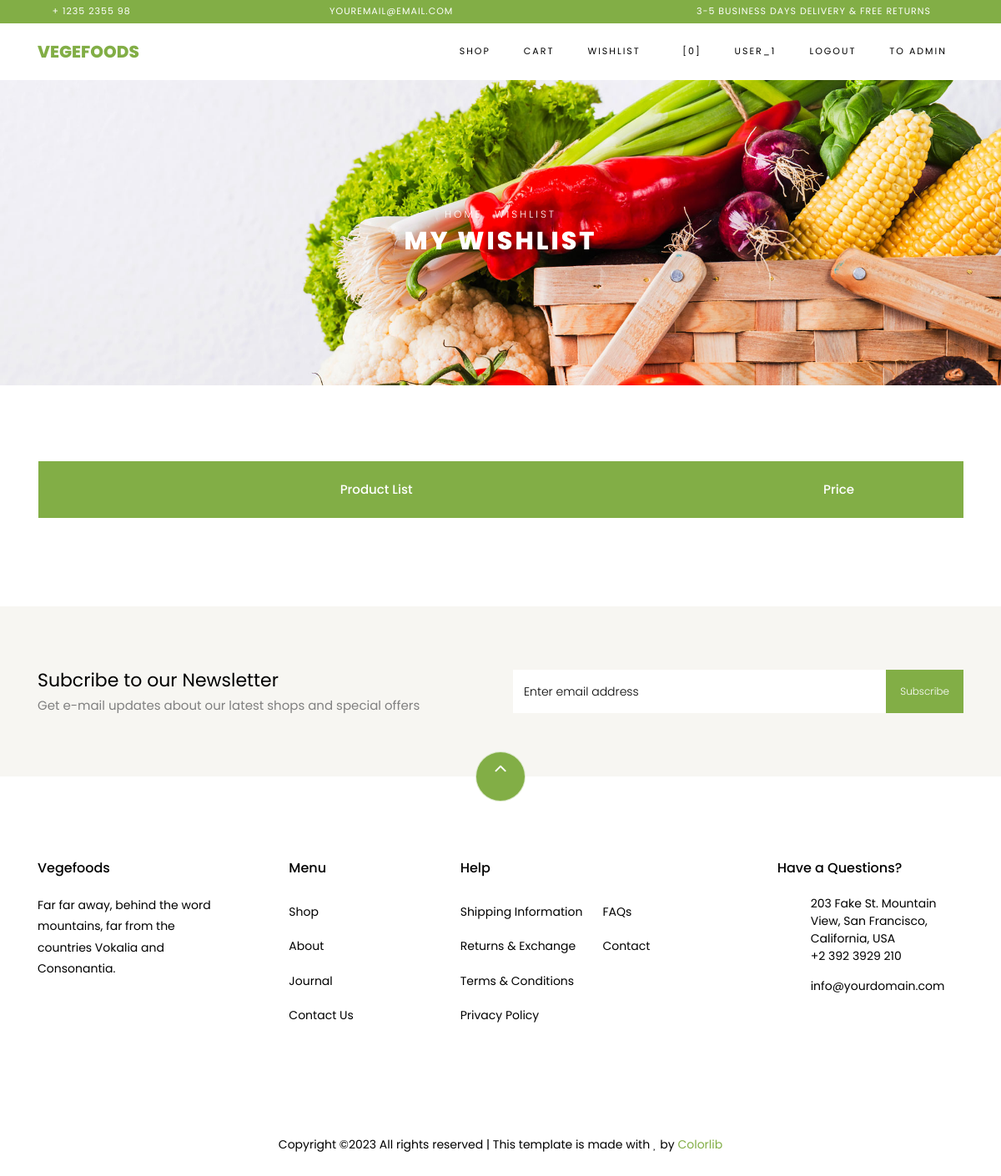
/wishlist/ (signed in), run on an earlier commit of the app's database.
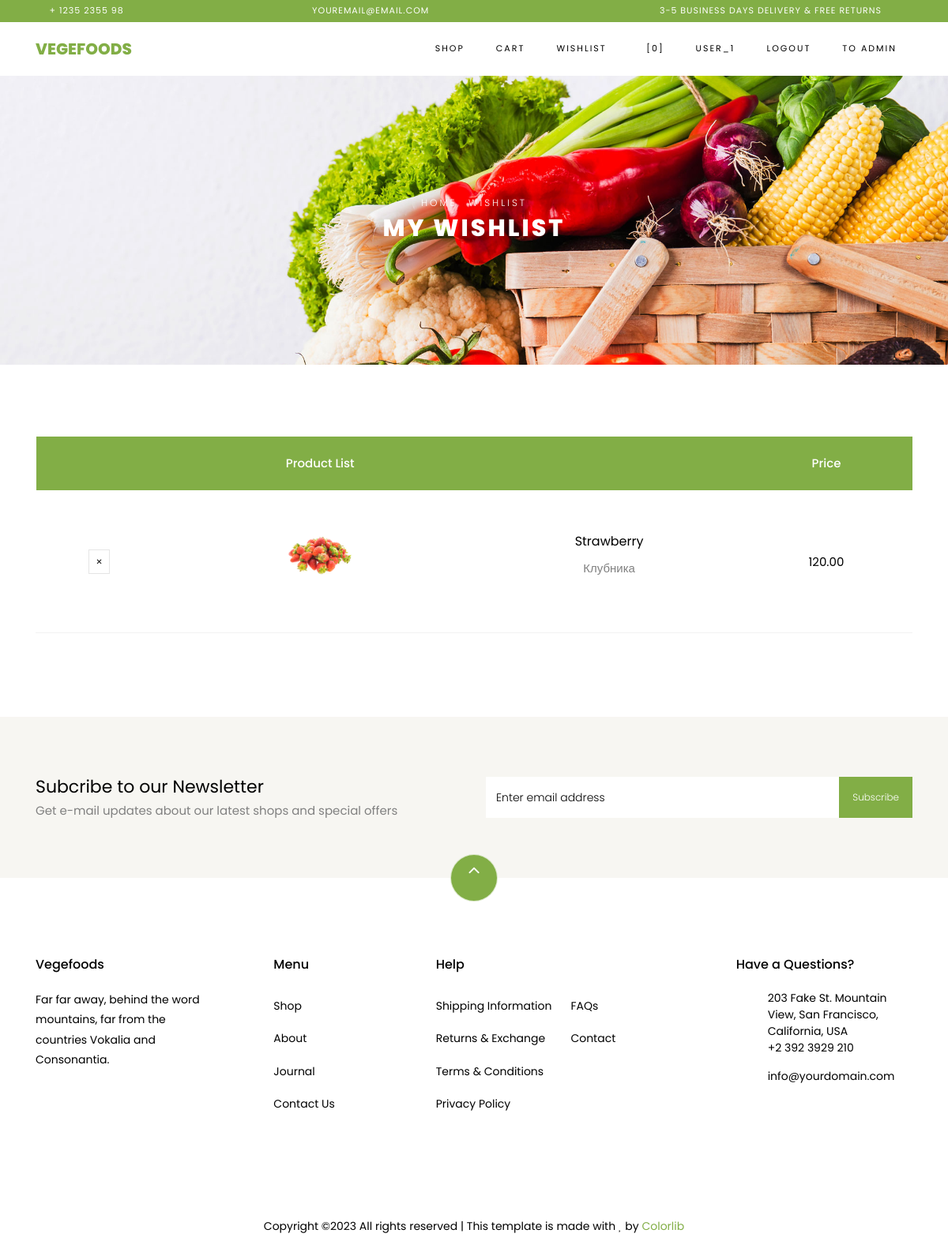
And on a later commit of the database.
### store/models.py (models this page shows, shortened)
class Wishlist(models.Model):
    user = models.ForeignKey(User, on_delete=models.CASCADE)
    product = models.ForeignKey(Product, on_delete=models.CASCADE)

class Product(models.Model):
    name = models.CharField(max_length=255)
    description = models.TextField()
    price = models.DecimalField(max_digits=10, decimal_places=2)
    image = models.ImageField(upload_to='static/products/', null=True, blank=True)
    category = models.ForeignKey(Category, on_delete=models.CASCADE)
    created_time = models.DateTimeField(auto_now_add=True)
    updated_time = models.DateTimeField(auto_now=True)

### store/views.py (the view)
# urls.py: path('wishlist/', WishlistView.as_view(), name='wishlist'),
class WishlistView(View):
    queryset = Wishlist.objects.all()
    def get(self, request):
        if request.user.is_authenticated:
            list_of_data = self.get_queryset()
            return render(request, "store/wishlist.html", context={'data': list_of_data})
        return redirect('login:login')
    def get_queryset(self):
        return self.queryset.filter(user=self.request.user)

### store/templates/store/wishlist.html
{% extends 'store/base.html' %}
{% load static %}
{% block content %}
    <div class="hero-wrap hero-bread" style="background-image: url({% static 'store/images/bg_1.jpg' %});">
      <div class="container">
        <div class="row no-gutters slider-text align-items-center justify-content-center">
          <div class="col-md-9 ftco-animate text-center">
          	<p class="breadcrumbs"><span class="mr-2"><a href="index.html">Home</a></span> <span>Wishlist</span></p>
            <h1 class="mb-0 bread">My Wishlist</h1>
          </div>
        </div>
      </div>
    </div>
    <section class="ftco-section ftco-cart">
			<div class="container">
				<div class="row">
    			<div class="col-md-12 ftco-animate">
    				<div class="cart-list">
	    				<table class="table">
						    <thead class="thead-primary">
						      <tr class="text-center">
						        <th>&nbsp;</th>
						        <th>Product List</th>
						        <th>&nbsp;</th>
						        <th>Price</th>
						      </tr>
						    </thead>
						    <tbody>
						      {% for wish_product in data %}
                                <tr class="text-center">
                                    <td class="product-remove"><a href="{% url 'store:delete' wish_product.product.id %}"><span class="ion-ios-close"></span></a></td>
                                    <td class="image-prod">
                                        <a href="{% url 'store:product' wish_product.product.id %}">
                                            <div class="img"><img src="{{ wish_product.product.image.url }}" class="img-fluid"></div>
                                        </a>
                                    </td>
                                    <td class="product-name">
                                        <h3>{{ wish_product.product.name }}</h3>
                                        <p>{{ wish_product.product.description }}</p>
                                    </td>
                                    <td class="price">{{ wish_product.product.price }}</td>
                                  </tr>
                              {% endfor %}
						    </tbody>
						  </table>
					  </div>
    			</div>
    		</div>
			</div>
		</section>
		<section class="ftco-section ftco-no-pt ftco-no-pb py-5 bg-light">
      <div class="container py-4">
        <div class="row d-flex justify-content-center py-5">
          <div class="col-md-6">
          	<h2 style="font-size: 22px;" class="mb-0">Subcribe to our Newsletter</h2>
          	<span>Get e-mail updates about our latest shops and special offers</span>
          </div>
          <div class="col-md-6 d-flex align-items-center">
            <form action="#" class="subscribe-form">
              <div class="form-group d-flex">
                <input type="text" class="form-control" placeholder="Enter email address">
                <input type="submit" value="Subscribe" class="submit px-3">
              </div>
            </form>
          </div>
        </div>
      </div>
    </section>
{% endblock %}

What changed in the data, as far as the page shows it:
now on this page (row edited): Wishlist: product.image (picture), product.name "Strawberry", product.description "Клубника", product.price "120.00"
